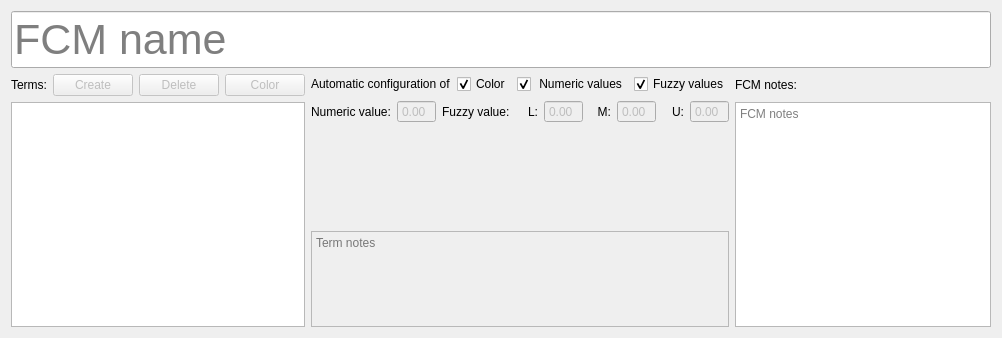
      <widget class="QWidget" name="modelSettings">
       <property name="toolTip">
        <string>Base model settings</string>
       </property>
       <attribute name="title">
        <string>Model settings</string>
       </attribute>
       <layout class="QGridLayout" name="gridLayout_8" columnstretch="1,2,2">
        <item row="0" column="0" colspan="3">
         <widget class="QLineEdit" name="modelName">
          <property name="font">
           <font>
            <pointsize>32</pointsize>
           </font>
          </property>
          <property name="toolTip">
           <string>FCM name</string>
          </property>
          <property name="autoFillBackground">
           <bool>false</bool>
          </property>
          <property name="text">
           <string/>
          </property>
          <property name="placeholderText">
           <string>FCM name</string>
          </property>
         </widget>
        </item>
        <item row="1" column="0">
         <layout class="QHBoxLayout" name="horizontalLayout_16">
          <item>
           <widget class="QLabel" name="label">
            <property name="text">
             <string>Terms:</string>
            </property>
           </widget>
          </item>
          <item>
           <widget class="QPushButton" name="createTermButton">
            <property name="enabled">
             <bool>false</bool>
            </property>
            <property name="toolTip">
             <string>Create term</string>
            </property>
            <property name="text">
             <string>Create</string>
            </property>
           </widget>
          </item>
          <item>
           <widget class="QPushButton" name="deleteTermButton">
            <property name="enabled">
             <bool>false</bool>
            </property>
            <property name="toolTip">
             <string>Delete term</string>
            </property>
            <property name="text">
             <string>Delete</string>
            </property>
           </widget>
          </item>
          <item>
           <widget class="QPushButton" name="termColorButton">
            <property name="enabled">
             <bool>false</bool>
            </property>
            <property name="toolTip">
             <string>Configure term color</string>
            </property>
            <property name="text">
             <string>Color</string>
            </property>
           </widget>
          </item>
         </layout>
        </item>
        <item row="1" column="1" rowspan="2">
         <layout class="QVBoxLayout" name="verticalLayout_3" stretch="0,0,1,1">
          <item>
           <layout class="QHBoxLayout" name="horizontalLayout_17">
            <item>
             <widget class="QLabel" name="label_11">
              <property name="text">
               <string>Automatic configuration of</string>
              </property>
             </widget>
            </item>
            <item>
             <widget class="QCheckBox" name="autoColorConfiguration">
              <property name="toolTip">
               <string>Automatically configure term color</string>
              </property>
              <property name="text">
               <string>Color</string>
              </property>
              <property name="checked">
               <bool>true</bool>
              </property>
             </widget>
            </item>
            <item>
             <widget class="QCheckBox" name="autoNumericConfiguration">
              <property name="toolTip">
               <string>Automatically configure term numeric value</string>
              </property>
              <property name="text">
               <string> Numeric values</string>
              </property>
              <property name="checked">
               <bool>true</bool>
              </property>
             </widget>
            </item>
            <item>
             <widget class="QCheckBox" name="autoFuzzyConfiguration">
              <property name="toolTip">
               <string>Automatically configure term fuzzy value</string>
              </property>
              <property name="text">
               <string>Fuzzy values</string>
              </property>
              <property name="checked">
               <bool>true</bool>
              </property>
             </widget>
            </item>
           </layout>
          </item>
          <item>
           <layout class="QHBoxLayout" name="horizontalLayout_15">
            <item>
             <widget class="QLabel" name="label_2">
              <property name="text">
               <string>Numeric value:</string>
              </property>
             </widget>
            </item>
            <item>
             <widget class="QDoubleSpinBox" name="termValue">
              <property name="enabled">
               <bool>false</bool>
              </property>
              <property name="toolTip">
               <string>Term numeric value</string>
              </property>
              <property name="buttonSymbols">
               <enum>QAbstractSpinBox::ButtonSymbols::NoButtons</enum>
              </property>
              <property name="minimum">
               <double>-1.000000000000000</double>
              </property>
              <property name="maximum">
               <double>1.000000000000000</double>
              </property>
             </widget>
            </item>
            <item>
             <widget class="QLabel" name="label_3">
              <property name="text">
               <string>Fuzzy value:</string>
              </property>
             </widget>
            </item>
            <item>
             <widget class="QLabel" name="label_4">
              <property name="text">
               <string>L:</string>
              </property>
              <property name="alignment">
               <set>Qt::AlignmentFlag::AlignRight|Qt::AlignmentFlag::AlignTrailing|Qt::AlignmentFlag::AlignVCenter</set>
              </property>
             </widget>
            </item>
            <item>
             <widget class="QDoubleSpinBox" name="termValueL">
              <property name="enabled">
               <bool>false</bool>
              </property>
              <property name="toolTip">
               <string>Term fuzzy value lower parameter</string>
              </property>
              <property name="buttonSymbols">
               <enum>QAbstractSpinBox::ButtonSymbols::NoButtons</enum>
              </property>
              <property name="minimum">
               <double>-1.000000000000000</double>
              </property>
              <property name="maximum">
               <double>1.000000000000000</double>
              </property>
             </widget>
            </item>
            <item>
             <widget class="QLabel" name="label_5">
              <property name="text">
               <string>M:</string>
              </property>
              <property name="alignment">
               <set>Qt::AlignmentFlag::AlignRight|Qt::AlignmentFlag::AlignTrailing|Qt::AlignmentFlag::AlignVCenter</set>
              </property>
             </widget>
            </item>
            <item>
             <widget class="QDoubleSpinBox" name="termValueM">
              <property name="enabled">
               <bool>false</bool>
              </property>
              <property name="toolTip">
               <string>Term fuzzy value middle parameter</string>
              </property>
              <property name="buttonSymbols">
               <enum>QAbstractSpinBox::ButtonSymbols::NoButtons</enum>
              </property>
              <property name="minimum">
               <double>-1.000000000000000</double>
              </property>
              <property name="maximum">
               <double>1.000000000000000</double>
              </property>
             </widget>
            </item>
            <item>
             <widget class="QLabel" name="label_6">
              <property name="text">
               <string>U:</string>
              </property>
              <property name="alignment">
               <set>Qt::AlignmentFlag::AlignRight|Qt::AlignmentFlag::AlignTrailing|Qt::AlignmentFlag::AlignVCenter</set>
              </property>
             </widget>
            </item>
            <item>
             <widget class="QDoubleSpinBox" name="termValueU">
              <property name="enabled">
               <bool>false</bool>
              </property>
              <property name="toolTip">
               <string>Term fuzzy value upper parameter</string>
              </property>
              <property name="buttonSymbols">
               <enum>QAbstractSpinBox::ButtonSymbols::NoButtons</enum>
              </property>
              <property name="minimum">
               <double>-1.000000000000000</double>
              </property>
              <property name="maximum">
               <double>1.000000000000000</double>
              </property>
             </widget>
            </item>
           </layout>
          </item>
          <item>
           <widget class="QCustomPlot" name="fuzzyValuePlot" native="true">
            <property name="toolTip">
             <string>Fuzzy value accessory function plot</string>
            </property>
           </widget>
          </item>
          <item>
           <widget class="MarkdownEdit" name="termNotes">
            <property name="enabled">
             <bool>false</bool>
            </property>
            <property name="toolTip">
             <string>Term Markdown notes</string>
            </property>
            <property name="placeholderText">
             <string>Term notes</string>
            </property>
           </widget>
          </item>
         </layout>
        </item>
        <item row="1" column="2">
         <widget class="QLabel" name="label_7">
          <property name="text">
           <string>FCM notes:</string>
          </property>
         </widget>
        </item>
        <item row="2" column="0">
         <widget class="QTreeWidget" name="treeWidgetTerms">
          <property name="baseSize">
           <size>
            <width>0</width>
            <height>0</height>
           </size>
          </property>
          <property name="toolTip">
           <string>Terms list</string>
          </property>
          <property name="uniformRowHeights">
           <bool>false</bool>
          </property>
          <property name="itemsExpandable">
           <bool>true</bool>
          </property>
          <property name="animated">
           <bool>false</bool>
          </property>
          <attribute name="headerVisible">
           <bool>false</bool>
          </attribute>
          <attribute name="headerCascadingSectionResizes">
           <bool>false</bool>
          </attribute>
          <attribute name="headerHighlightSections">
           <bool>false</bool>
          </attribute>
          <attribute name="headerShowSortIndicator" stdset="0">
           <bool>false</bool>
          </attribute>
          <column>
           <property name="text">
            <string notr="true">1</string>
           </property>
          </column>
         </widget>
        </item>
        <item row="2" column="2">
         <widget class="MarkdownEdit" name="modelNotes">
          <property name="baseSize">
           <size>
            <width>631</width>
            <height>801</height>
           </size>
          </property>
          <property name="toolTip">
           <string>FCM Markdown notes</string>
          </property>
          <property name="placeholderText">
           <string>FCM notes</string>
          </property>
         </widget>
        </item>
       </layout>
      </widget>
